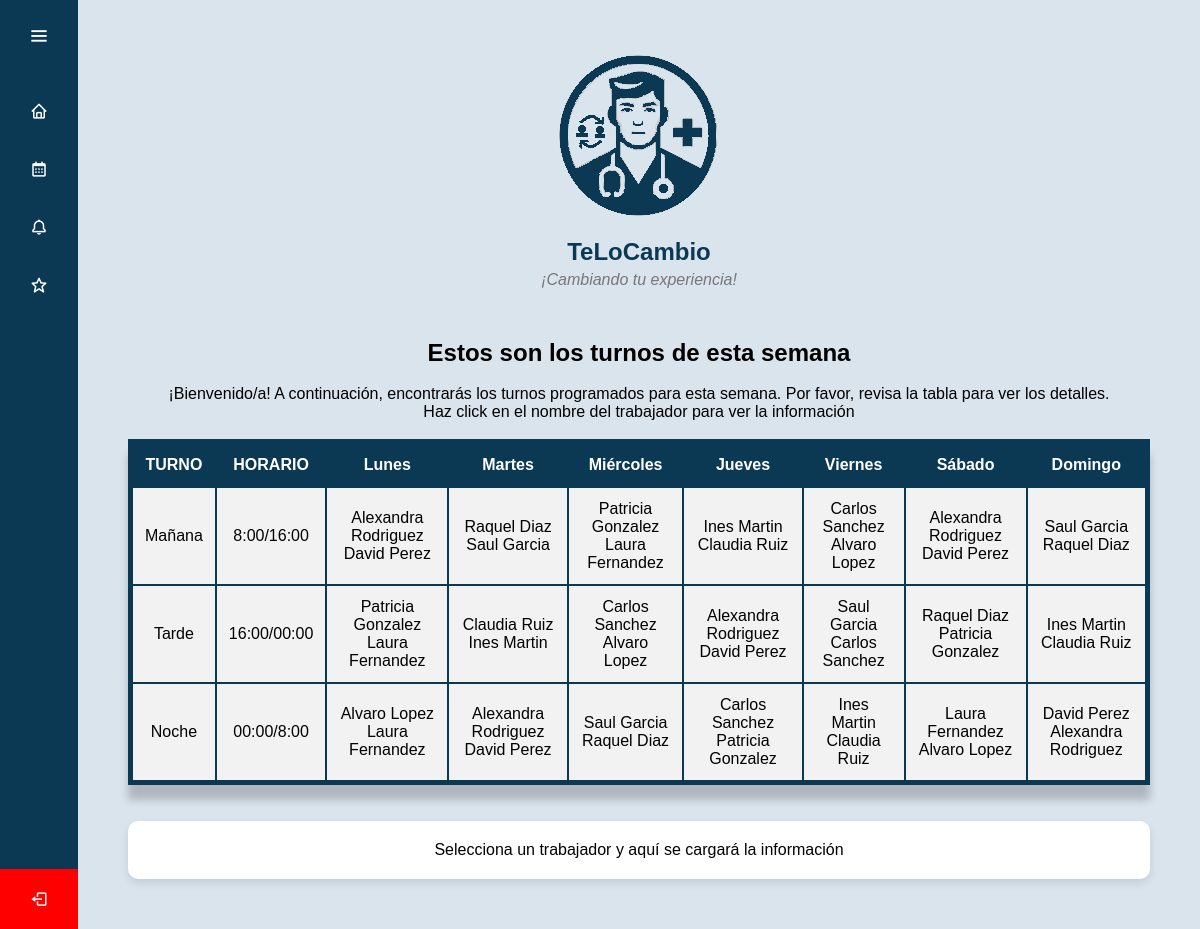
Page /ProyectoFinal/intercambiar.php (signed in) on the committed database.
### tables this page shows
CREATE TABLE `asignacion_turno` (
  `ID` int(11) NOT NULL,
  `ID_Departamento` int(11) NOT NULL,
  `ID_Turno` int(11) DEFAULT NULL,
  `ID_Trabajador` int(11) DEFAULT NULL,
  `Publicado_libre` tinyint(4) DEFAULT NULL
);

### ProyectoFinal/intercambiar.php (the view, shortened to what this page needs)
<?php
$usuario = $_SESSION["usuario"];
require_once "conexion.php";
$query_usuario = "SELECT ID FROM trabajador WHERE Nombre_Usuario = ?";
$statement_usuario = $conexion->prepare($query_usuario);
$statement_usuario->bind_param("s", $usuario);
$statement_usuario->execute();
$result_usuario = $statement_usuario->get_result();
if ($result_usuario->num_rows == 1) {
    $row_usuario = $result_usuario->fetch_assoc();
    $trabajador_id = $row_usuario['ID'];
} else {
    echo "Error: No se encontró el trabajador actual.";
    exit();
}
$query = "SELECT t.ID AS turno_id, t.Tipo_turno, t.Dia_semana,
                 tr.Nombre AS nombre_trabajador, tr.Apellido AS apellido_trabajador, tr.ID AS id_trabajador,
                 at.Publicado_libre
          FROM turno t
          LEFT JOIN asignacion_turno at ON t.ID = at.ID_Turno
          LEFT JOIN trabajador tr ON at.ID_Trabajador = tr.ID
          WHERE tr.ID != ?
          ORDER BY FIELD(t.Tipo_turno, 'mañana', 'tarde', 'noche'), FIELD(t.Dia_semana, 'lunes', 'martes', 'miércoles', 'jueves', 'viernes', 'sábado', 'domingo')";
$statement = $conexion->prepare($query);
$statement->bind_param("i", $trabajador_id);
$statement->execute();
$result = $statement->get_result();
$tabla_turnos = array();
while ($row = $result->fetch_assoc()) {
    $turno = $row['Tipo_turno'];
    $dia = $row['Dia_semana'];
    $nombreTrabajador = $row['nombre_trabajador'];
    $apellidoTrabajador = $row['apellido_trabajador'];
    $idTrabajador = $row['id_trabajador'];
    $turno_id = $row['turno_id'];
    $publicado_libre = $row['Publicado_libre'];
    $nombreCompleto = $nombreTrabajador . ' ' . $apellidoTrabajador;
    if (!isset($tabla_turnos[$turno])) {
        $tabla_turnos[$turno] = array();
    }
    if (!isset($tabla_turnos[$turno][$dia])) {
        $tabla_turnos[$turno][$dia] = array();
    }
    $tabla_turnos[$turno][$dia][] = array('nombre_completo' => $nombreCompleto, 'id' => $idTrabajador, 'turno_id' => $turno_id, 'publicado_libre' => $publicado_libre);
}
?>
<!DOCTYPE html>
<html lang="es">
<head>
    <link rel="stylesheet" href="/css/estilos.css">
    <link href='https://unpkg.com/boxicons@2.0.7/css/boxicons.min.css' rel='stylesheet'>
</head>
<body>
<?php include 'n-bar.php'; ?>
<section class="home-section">
    <div class="encabezado">
        <img src="\img\descarga2.png" alt="Logo de TeLoCambio">
        <h1 class="titulo">TeLoCambio</h1>
        <p class="slogan">¡Cambiando tu experiencia!</p>
    </div>
    <h2>Estos son los turnos de esta semana</h2><br>
    <div class="descripcion-turnos">
        <p>¡Bienvenido/a! A continuación, encontrarás los turnos programados para esta semana. Por favor, revisa la tabla para ver los detalles.<br>Haz click en el nombre del trabajador para ver la información</p>
    </div><br>
    <table id="tabla-turnos">
        <tr>
            <th>TURNO</th>
            <th>HORARIO</th>
            <th>Lunes</th>
            <th>Martes</th>
            <th>Miércoles</th>
            <th>Jueves</th>
            <th>Viernes</th>
            <th>Sábado</th>
            <th>Domingo</th>
        </tr>
        <?php
            foreach (['mañana', 'tarde', 'noche'] as $turno) {
                echo "<tr>";
                echo "<td data-turno-id='$turno'>" . ucfirst($turno) . "</td>";
                echo "<td>";
                switch ($turno) {
                    case 'mañana':
                        echo "8:00/16:00";
                        break;
                    case 'tarde':
                        echo "16:00/00:00";
                        break;
                    case 'noche':
                        echo "00:00/8:00";
                        break;
                }
                echo "</td>";
                foreach (['lunes', 'martes', 'miercoles', 'jueves', 'viernes', 'sabado', 'domingo'] as $dia) {
                    echo "<td>";
                    if (isset($tabla_turnos[$turno][$dia])) {
                        foreach ($tabla_turnos[$turno][$dia] as $trabajador) {
                            $nombreCompleto = $trabajador['nombre_completo'];
                            $trabajadorId = $trabajador['id'];
                            $turno_id = $trabajador['turno_id'];
                            $libre = $trabajador['publicado_libre'] == 1 ? 'libre' : '';
                            echo "<span class='nombre-trabajador $libre' onclick=\"mostrarDetalles('$turno_id', '$turno', '$dia', '".($turno == 'mañana' ? '8:00 - 16:00' : ($turno == 'tarde' ? '16:00 - 00:00' : '00:00 - 8:00'))."', '$nombreCompleto', '$trabajadorId')\">" . $nombreCompleto . "</span><br>";
                        }
                    }
                    echo "</td>";
                }
                echo "</tr>";
            }
        ?>
    </table><br><br>
    <div id="detalles-turno" class="turno-opciones-container">
        <p>Selecciona un trabajador y aquí se cargará la información</p>
    </div>
</section>
</body>
</html>

### ProyectoFinal/css/estilos.css (style rules this page uses)
#tabla-turnos { width: 100%; border-collapse: collapse; border: 5px solid #0B3954; overflow: hidden; box-shadow: 0 15px 8px rgba(0, 0, 0, 0.2); }
#tabla-turnos th, #tabla-turnos td { padding: 12px; text-align: center; }
#tabla-turnos th { background-color: #0B3954; color: #fff; font-weight: bold; }
#tabla-turnos td { background-color: #f2f2f2; }
#tabla-turnos th, #tabla-turnos td { border: 2px solid #0B3954; }
.descripcion-turnos { text-align: center; }
h2 { text-align: center; }
.encabezado { text-align: center; margin-bottom: 50px; }
.titulo { color: #0B3954; font-size: 24px; margin-top: 10px; }
.slogan { color: #777; font-style: italic; margin-top: 5px; }
.turno-opciones-container { background-color: white; border-radius: 10px; padding: 20px; width: 100%; box-shadow: 0 4px 8px rgba(0, 0, 0, 0.1); text-align: center; }
* { margin: 0; padding: 0; box-sizing: border-box; font-family: "Poppins" , sans-serif; }
.home-section { position: relative; background: #dae4ed; min-height: 100vh; top: 0; left: 78px; width: calc(100% - 78px); transition: all 0.5s ease; z-index: 2; padding: 50px; }

### ProyectoFinal/intercambiar.php (style rules this page uses)
th, td { text-transform: capitalize; }

### rows in the picture
asignacion_turno: nombreCompleto "Laura Fernandez"
asignacion_turno: nombreCompleto "Carlos Sanchez"
asignacion_turno: nombreCompleto "Alvaro Lopez"
asignacion_turno: nombreCompleto "Alexandra Rodriguez"
asignacion_turno: nombreCompleto "David Perez"
asignacion_turno: nombreCompleto "Saul Garcia"
asignacion_turno: nombreCompleto "Raquel Diaz"
asignacion_turno: nombreCompleto "Patricia Gonzalez"
asignacion_turno: nombreCompleto "Laura Fernandez"
asignacion_turno: nombreCompleto "Carlos Sanchez"
asignacion_turno: nombreCompleto "Alvaro Lopez"
asignacion_turno: nombreCompleto "Alexandra Rodriguez"
asignacion_turno: nombreCompleto "David Perez"
asignacion_turno: nombreCompleto "Saul Garcia"
asignacion_turno: nombreCompleto "Carlos Sanchez"
asignacion_turno: nombreCompleto "Raquel Diaz"
asignacion_turno: nombreCompleto "Patricia Gonzalez"
asignacion_turno: nombreCompleto "Ines Martin"
asignacion_turno: nombreCompleto "Claudia Ruiz"
asignacion_turno: nombreCompleto "Alvaro Lopez"
asignacion_turno: nombreCompleto "Carlos Sanchez"
asignacion_turno: nombreCompleto "Patricia Gonzalez"
asignacion_turno: nombreCompleto "Ines Martin"
asignacion_turno: nombreCompleto "Claudia Ruiz"
asignacion_turno: nombreCompleto "Laura Fernandez"
asignacion_turno: nombreCompleto "Alvaro Lopez"
asignacion_turno: nombreCompleto "David Perez"
asignacion_turno: nombreCompleto "Alexandra Rodriguez"

### other values in the picture
$turno "Mañana"
$nombreCompleto "Alexandra Rodriguez"
$nombreCompleto "David Perez"
$nombreCompleto "Raquel Diaz"
$nombreCompleto "Saul Garcia"
$nombreCompleto "Patricia Gonzalez"
$nombreCompleto "Ines Martin"
$nombreCompleto "Claudia Ruiz"
$turno "Tarde"
$turno "Noche"
$nombreCompleto "Laura Fernandez"
